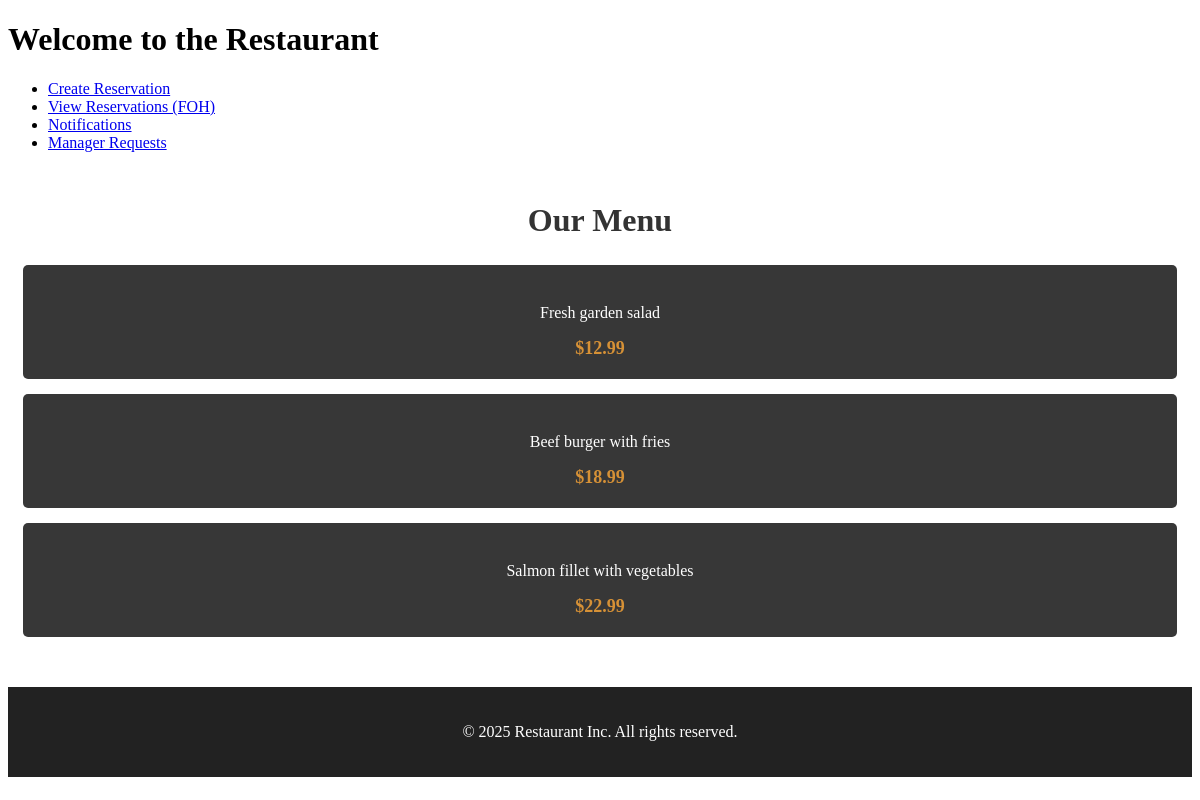
Before: / with the older database file.
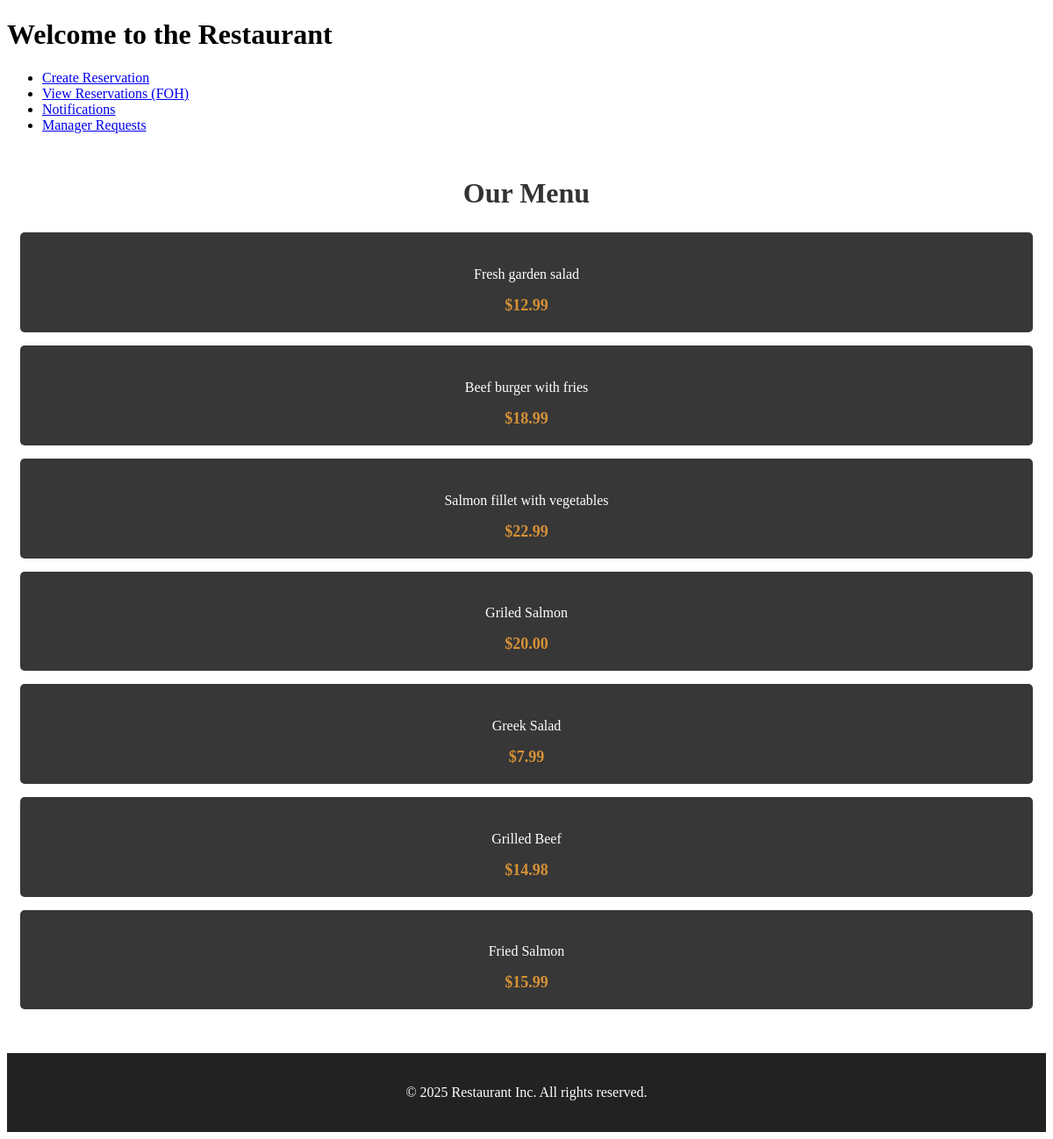
After: the same page with the newer database file.
### app/models.py (models this page shows)
class MenuItem(db.Model):
    id = db.Column(db.Integer, primary_key=True)
    price = db.Column(db.Numeric(10,2), nullable=False)
    description = db.Column(db.String(1000))
    inventory_id = db.Column(db.Integer, db.ForeignKey('inventory.id'))

### app/routes/menu_routes.py (the view)
@menu_bp.route('/')
def menu():
    menu_items = MenuLogic.get_all_menu_items()
    return render_template('menu.html', menu_items=menu_items)

### app/logic/base_crud.py (called while the page is built)
    @staticmethod
    def get_all(model):
        return model.query.all() # return all table content

### app/logic/menu_logic.py (called while the page is built)
    @staticmethod
    def get_all_menu_items():
        return BaseCRUD.get_all(MenuItem)

### templates/menu.html (shortened to what this page needs)
<!DOCTYPE html>
<html lang="en">
<head>
    <link rel="stylesheet" href="/static/css/menu.css">
</head>
<body>
    <header>
        <h1>Welcome to the Restaurant</h1>
    </header>
    <nav>
        <ul>
            <li><a href="{{ url_for('reservations.reservations_creation') }}">Create Reservation</a></li>
            <li><a href="{{ url_for('reservations.reservations_foh') }}">View Reservations (FOH)</a></li>
            <li><a href="{{ url_for('notifications.notifications') }}">Notifications</a></li>
            <li><a href="{{ url_for('manager.requests_manager') }}">Manager Requests</a></li>
        </ul>
    </nav>
    <section class="menu">
        <h2>Our Menu</h2>
        {% for item in menu_items %}
        <div class="menu-item">
            <p>{{ item.description }}</p>
            <span class="price">${{ item.price }}</span>
        </div>
        {% else %}
        <p>No menu items available at the moment.</p>
        {% endfor %}
    </section>
    <footer>
        <p>© 2025 Restaurant Inc. All rights reserved.</p>
    </footer>
</body>
</html>

### static/css/menu.css (style rules this page uses)
.menu { margin: 50px auto; text-align: center; }
.menu h2 { font-size: 32px; font-weight: bold; color: #333; }
.menu-item { background-color: #373737; color: white; padding: 20px; border-radius: 5px; margin: 15px; align-items: center; text-align: center; }
.menu-item .price { font-size: 18px; font-weight: bold; color: #d69136; }
footer { margin-top: auto; padding: 20px; background-color: #222; color: white; text-align: center; }

Changed rows visible on the page:
added MenuItem: description "Griled Salmon", price "20.00"
added MenuItem: description "Greek Salad", price "7.99"
added MenuItem: description "Grilled Beef", price "14.98"
added MenuItem: description "Fried Salmon", price "15.99"
